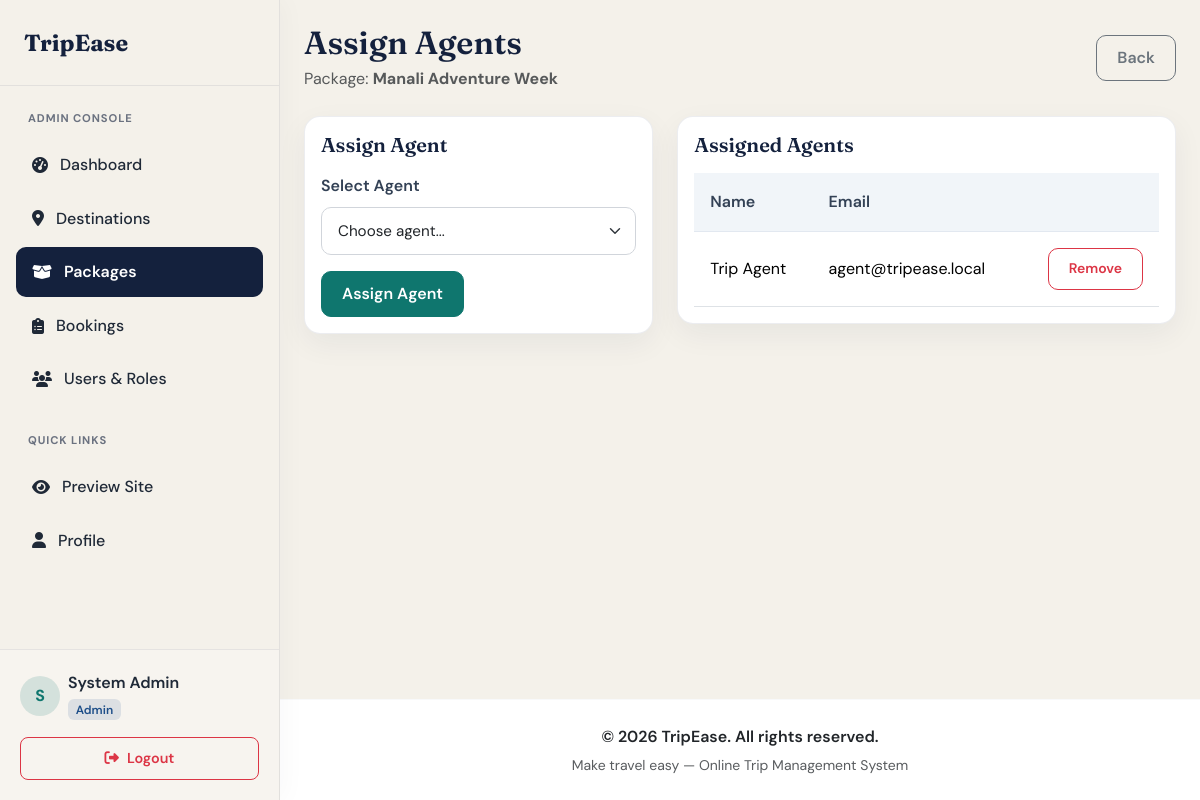
The app's page /admin/packages/assign_agents.php?package_id=4 (signed in) with its own data.
### tables this page shows
CREATE TABLE IF NOT EXISTS packages (
    package_id INT AUTO_INCREMENT PRIMARY KEY,
    title VARCHAR(180) NOT NULL,
    description TEXT NOT NULL,
    price DECIMAL(10,2) NOT NULL DEFAULT 0.00,
    duration_days INT NOT NULL,
    max_participants INT NOT NULL DEFAULT 1,
    available_slots INT NOT NULL DEFAULT 1,
    image VARCHAR(255) NULL,
    inclusions TEXT NULL,
    exclusions TEXT NULL,
    start_date DATE NULL,
    end_date DATE NULL,
    created_by INT NOT NULL,
    status ENUM('active', 'inactive') NOT NULL DEFAULT 'active',
    created_at TIMESTAMP NOT NULL DEFAULT CURRENT_TIMESTAMP,
    updated_at TIMESTAMP NOT NULL DEFAULT CURRENT_TIMESTAMP ON UPDATE CURRENT_TIMESTAMP,
    CONSTRAINT fk_packages_created_by FOREIGN KEY (created_by) REFERENCES users(user_id) ON DELETE RESTRICT
);

CREATE TABLE IF NOT EXISTS agent_assignments (
    assignment_id INT AUTO_INCREMENT PRIMARY KEY,
    agent_id INT NOT NULL,
    package_id INT NOT NULL,
    created_at TIMESTAMP NOT NULL DEFAULT CURRENT_TIMESTAMP,
    CONSTRAINT uq_agent_package UNIQUE (agent_id, package_id),
    CONSTRAINT fk_assignments_agent FOREIGN KEY (agent_id) REFERENCES users(user_id) ON DELETE RESTRICT,
    CONSTRAINT fk_assignments_package FOREIGN KEY (package_id) REFERENCES packages(package_id) ON DELETE CASCADE
);

CREATE TABLE IF NOT EXISTS users (
    user_id INT AUTO_INCREMENT PRIMARY KEY,
    name VARCHAR(100) NOT NULL,
    email VARCHAR(150) NOT NULL UNIQUE,
    password_hash VARCHAR(255) NOT NULL,
    phone VARCHAR(20) NULL,
    role ENUM('traveler', 'admin', 'agent') NOT NULL DEFAULT 'traveler',
    status ENUM('active', 'inactive') NOT NULL DEFAULT 'active',
    profile_image VARCHAR(255) NULL,
    created_at TIMESTAMP NOT NULL DEFAULT CURRENT_TIMESTAMP,
    updated_at TIMESTAMP NOT NULL DEFAULT CURRENT_TIMESTAMP ON UPDATE CURRENT_TIMESTAMP
);

### includes/app.php (called while the page is built, shortened)
<?php
function appUrl(string $path = ""): string
{
    $base = rtrim(APP_BASE_PATH, "/");
    return $base . "/" . ltrim($path, "/");
}

### admin/packages/assign_agents.php (the view, shortened to what this page needs)
<?php
require_once __DIR__ . "/../../includes/header.php";
$packageId = (int)($_GET["package_id"] ?? $_POST["package_id"] ?? 0);
$packageStmt = $pdo->prepare("SELECT package_id, title FROM packages WHERE package_id = :id");
$packageStmt->execute(["id" => $packageId]);
$package = $packageStmt->fetch();
$agents = $pdo->query(
    "SELECT user_id, name, email
     FROM users
     WHERE role = 'agent' AND status = 'active'
     ORDER BY name ASC"
)->fetchAll();
$assignedStmt = $pdo->prepare(
    "SELECT u.user_id, u.name, u.email, aa.assignment_id
     FROM agent_assignments aa
     INNER JOIN users u ON u.user_id = aa.agent_id
     WHERE aa.package_id = :package_id
     ORDER BY u.name ASC"
);
$assignedStmt->execute(["package_id" => $packageId]);
$assignedAgents = $assignedStmt->fetchAll();
?>
<div class="page-header mb-4">
    <div>
        <h2 class="mb-1">Assign Agents</h2>
        <p class="text-muted mb-0">Package: <strong><?= htmlspecialchars($package["title"]) ?></strong></p>
    </div>
    <a class="btn btn-outline-secondary" href="<?= htmlspecialchars(appUrl('/admin/packages/list.php')) ?>">Back</a>
</div>
<div class="row g-4">
    <div class="col-lg-5">
        <div class="card card-modern">
            <div class="card-body">
                <h5 class="mb-3">Assign Agent</h5>
                <?php if (!$agents): ?>
                    <p class="text-muted mb-0">No active agents found. Create an agent user first from Manage Users.</p>
                <?php else: ?>
                    <form method="post">
                        <div class="mb-3">
                            <label class="form-label" for="agent-id">Select Agent</label>
                            <select class="form-select" id="agent-id" name="agent_id" required>
                                <option value="">Choose agent...</option>
                            </select>
                        </div>
                        <button class="btn btn-primary" type="submit">Assign Agent</button>
                    </form>
                <?php endif; ?>
            </div>
        </div>
    </div>
    <div class="col-lg-7">
        <div class="card card-modern">
            <div class="card-body">
                <h5 class="mb-3">Assigned Agents</h5>
                <div class="table-responsive">
                    <table class="table align-middle mb-0">
                        <thead>
                            <tr>
                                <th>Name</th>
                                <th>Email</th>
                                <th></th>
                            </tr>
                        </thead>
                        <tbody>
                        <?php foreach ($assignedAgents as $agent): ?>
                            <tr>
                                <td><?= htmlspecialchars($agent["name"]) ?></td>
                                <td><?= htmlspecialchars($agent["email"]) ?></td>
                                <td class="text-end">
                                    <form method="post" class="d-inline">
                                        <button class="btn btn-sm btn-outline-danger" type="submit">Remove</button>
                                    </form>
                                </td>
                            </tr>
                        <?php endforeach; ?>
                        </tbody>
                    </table>
                </div>
            </div>
        </div>
    </div>
</div>
<?php require_once __DIR__ . "/../../includes/footer.php"; ?>

### assets/css/style.css (style rules this page uses)
:root { --primary: #0f766e; --primary-hover: #0d5f59; --primary-light: rgba(15, 118, 110, 0.12); --secondary: #1d4e89; --accent: #c45c26; --accent-light: rgba(196, 92, 38, 0.12); --success: #15803d; --success-light: rgba(21, 128, 61, 0.12); --danger: #b91c1c; --danger-light: rgba(185, 28, 28, 0.12); --ink: #14213d; --bg-light: #f4f1ea; --bg-panel: #ffffff; --text-main: #1f2937; --text-muted: #6b7280; --card-border: rgba(20, 33, 61, 0.08); --card-shadow: 0 10px 30px rgba(20, 33, 61, 0.06); --card-hover-shadow: 0 18px 40px rgba(20, 33, 61, 0.1); }
body { font-family: 'DM Sans', sans-serif; color: var(--text-main); background-color: var(--bg-light); line-height: 1.6; }
.btn-primary { background-color: var(--primary); border-color: var(--primary); }
.page-header { display: flex; justify-content: space-between; align-items: center; gap: 1rem; flex-wrap: wrap; }
h1, h2, h3, h4, h5, h6, .navbar-brand { font-family: 'Fraunces', serif; font-weight: 600; color: var(--ink); }
.card-modern { background: #ffffff; border: 1px solid var(--card-border); border-radius: 16px; box-shadow: var(--card-shadow); transition: all 0.3s cubic-bezier(0.4, 0, 0.2, 1); overflow: hidden; }
.btn { font-weight: 600; padding: 0.6rem 1.25rem; border-radius: 10px; transition: all 0.2s ease; }
.form-control, .form-select { padding: 0.75rem 1rem; border-radius: 10px; border: 1px solid #d1d5db; font-size: 0.95rem; transition: all 0.2s ease; }
.form-label { font-weight: 600; color: #334155; margin-bottom: 0.5rem; }
.table, .table-modern { border-collapse: separate; border-spacing: 0; }
.table th, .table-modern th { background-color: #f1f5f9 !important; color: #334155; font-weight: 600; padding: 1rem !important; border-bottom: 1px solid #e2e8f0; }
.table td, .table-modern td { padding: 1rem !important; vertical-align: middle; }

### records on screen
packages: title "Manali Adventure Week"
agent_assignments: agent.name "Trip Agent", agent.email "agent@tripease.local"

### other values on screen
substr($_SESSION["user_name"] ?? "U", 0, 1) "S"
$_SESSION["user_name"] "System Admin"
currentUserRole() "Admin"
